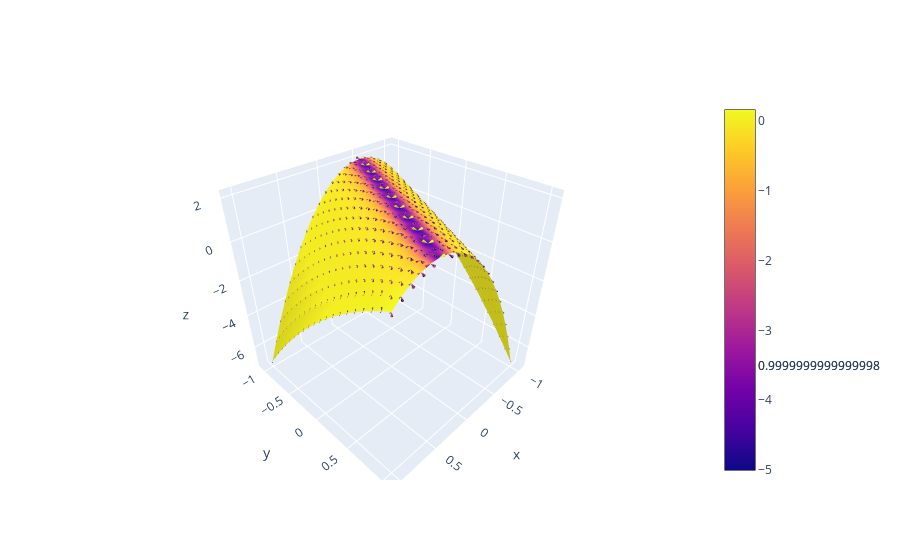

Source (notebook cell):
### Code cell
K, H, k1, k2, k1vec, k2vec = curvature_discrete_parametric(X, Y, Z)

print('k1[10,10]', k1[10,10])
print('k2[10,10]', k2[10,10])
print('k1vec[10,10]', k1vec[10,10])
print('k2vec[10,10]', k2vec[10,10])
print('k1vec * k2vec', np.dot(k1vec[10,10], k2vec[10,10]))
print('K[10,10]', K[10,10])
print('H[10,10]', H[10,10])

# print(k1vec[1,1])
# print(k2vec[1,1])
# print(np.dot(k1vec[1,1], k2vec[1,1]))

# fig = px.imshow(k2, labels=dict(x="X", y="Y", color="k2"),)


fig = go.Figure(
    data=[
        go.Cone(
            x=X.ravel(),
            y=Y.ravel(),
            z=Z.ravel(),
            u=k2vec[:, :, 0].ravel(),
            v=k2vec[:, :, 1].ravel(),
            w=k2vec[:, :, 2].ravel(),
            # u=k2vec[:, 0].ravel(),
            # v=k2vec[:, 1].ravel(),
            # w=k2vec[:, 2].ravel(),
            # sizemode="absolute",
            # sizeref=2,
            anchor="tip",
        ),
        go.Cone(
            x=X.ravel(),
            y=Y.ravel(),
            z=Z.ravel(),
            u=k1vec[:, :, 0].ravel(),
            v=k1vec[:, :, 1].ravel(),
            w=k1vec[:, :, 2].ravel(),
            # sizemode="absolute",
            # sizeref=1,
            anchor="tip",
        ),
    ]
)
fig.add_trace(go.Surface(x=X, y=Y, z=Z, surfacecolor=H)) # , surfacecolor=H
fig.show()

### Figure 1 — Plotly figure (JSON) as saved in the notebook; plotly's stock layout.template omitted (floating-point values rounded to 4 significant figures; data arrays with more than 128 entries replaced by an {"elided": "..."} marker saying what was removed)
{"data": [{"anchor": "tip", "type": "cone", "u": {"elided": "441 float values"}, "v": {"elided": "441 float values"}, "w": {"elided": "441 float values"}, "x": {"elided": "441 float values"}, "y": {"elided": "441 float values"}, "z": {"elided": "441 float values"}}, {"anchor": "tip", "type": "cone", "u": {"elided": "441 float values"}, "v": {"elided": "441 float values"}, "w": {"elided": "441 float values"}, "x": {"elided": "441 float values"}, "y": {"elided": "441 float values"}, "z": {"elided": "441 float values"}}, {"surfacecolor": {"elided": "21x21 float values"}, "type": "surface", "x": {"elided": "21x21 float values"}, "y": {"elided": "21x21 float values"}, "z": {"elided": "21x21 float values"}}], "layout": {}}
